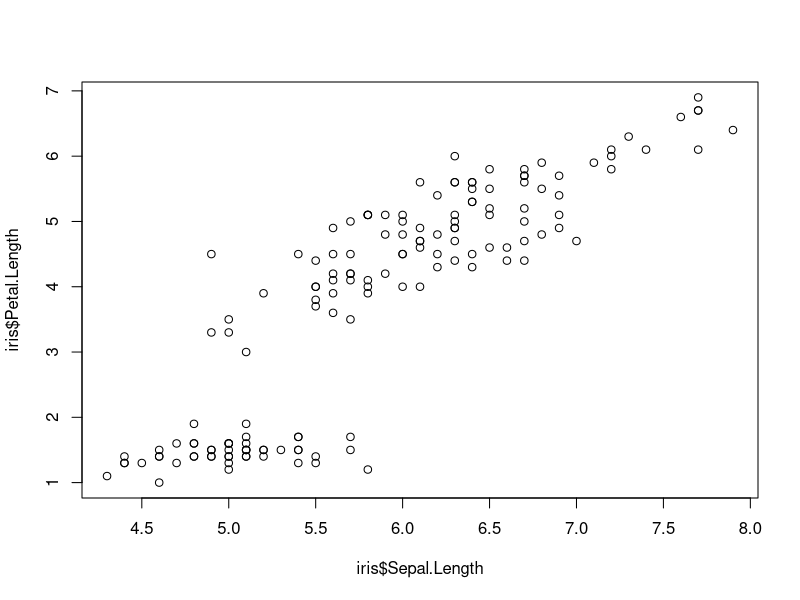
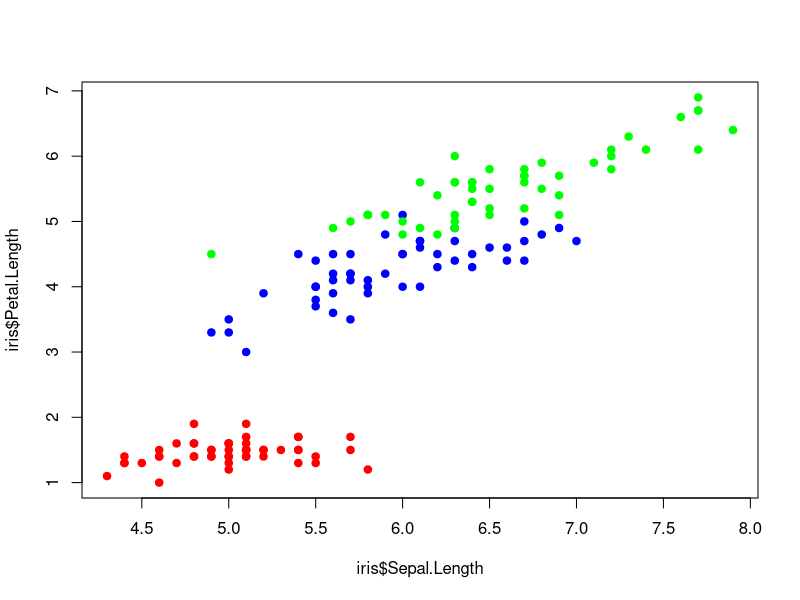
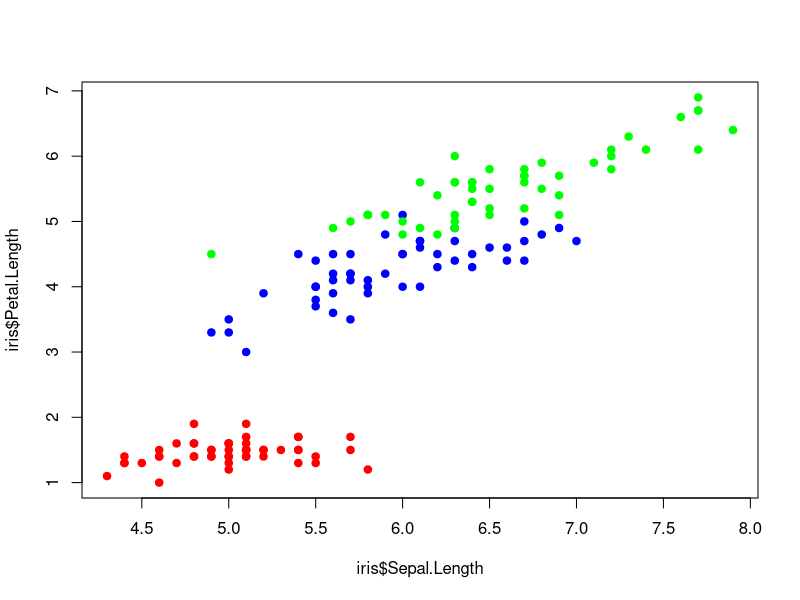
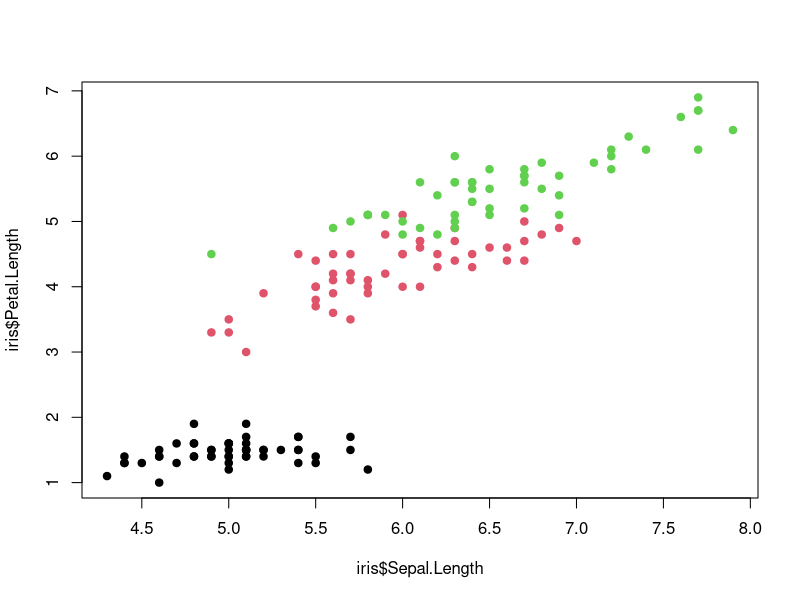
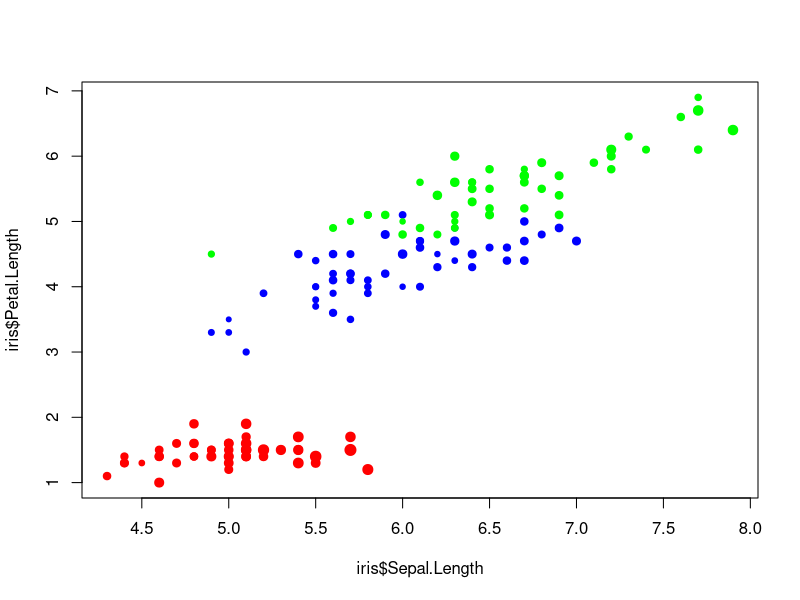
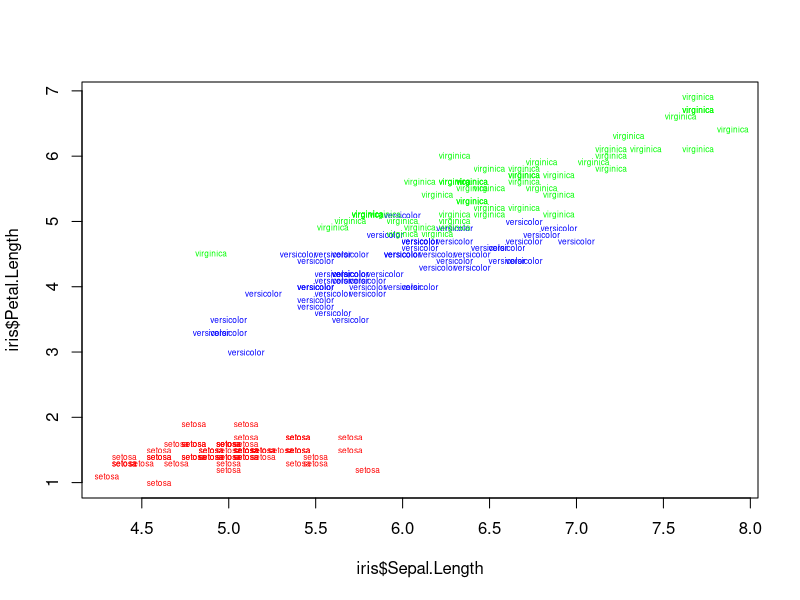
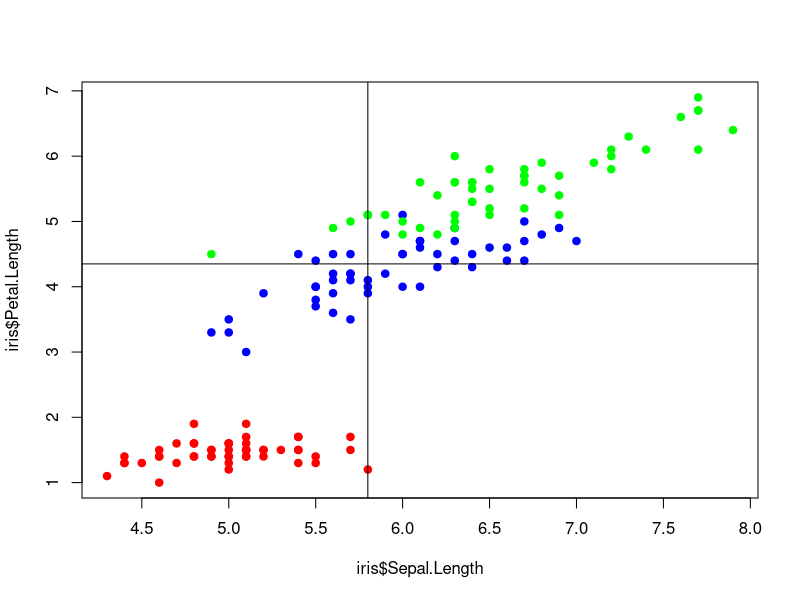
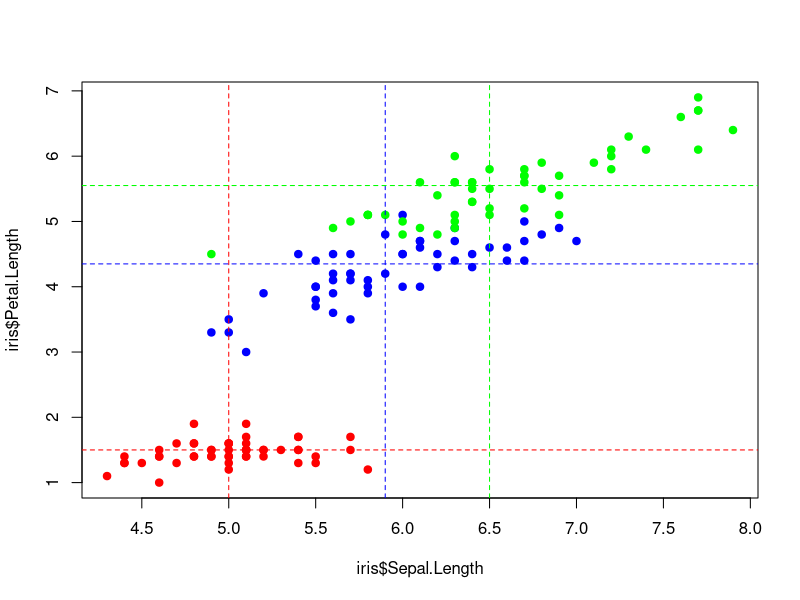

These charts were generated, in order, by the following R code:
# Excerpt From: Taylor Arnold and Lauren Tilton, _Humanities Data in R_ 
# Chapter 4 Supplemental Questions

# 51. Produce a scatter plot of sepal length versus petal length in the iris 
# dataset.

plot(iris$Sepal.Length, iris$Petal.Length)

# 52. Add color to the scatter plot of sepal length versus petal length to 
# distinguish the three iris species. Use solid dots to highlight the colors.

plot(iris$Sepal.Length, iris$Petal.Length, pch = 19,
     col = ifelse(iris$Species == "setosa", "red", 
                  ifelse(iris$Species == "versicolor", "blue", "green")))

# Alternative method 1

species <- unique(iris$Species)
colVals <- c("red", "blue", "green")
colors <- colVals[match(iris$Species, species)]
plot(iris$Sepal.Length, iris$Petal.Length, col = colors, pch = 19)

# Final, most simple alternative method.

plot(iris$Sepal.Length, iris$Petal.Length, col = iris$Species, pch = 19)

# 53. Using the previous plot as a starting point, change the size of the points 
# based on the sepal width. Hint: A good way to get nice sizes is to divide the 
# sepal width by the median width.

sizes <- iris$Sepal.Width/median(iris$Sepal.Width)
plot(iris$Sepal.Length, iris$Petal.Length, pch = 19,
     col = ifelse(iris$Species == "setosa", "red", 
                  ifelse(iris$Species == "versicolor", "blue", "green")),
     cex = sizes)

# 54. Change the plot to use the text of the species type instead of dots. You 
# can remove the sizing based on sepal width so that all of the text is of the 
# same size; however, it may help to make all the text points smaller than the 
# default to reduce overplotting.

plot(iris$Sepal.Length, iris$Petal.Length, 
     pch = 19,
     col = "white")
text(iris$Sepal.Length, iris$Petal.Length, iris$Species,
     col = ifelse(iris$Species == "setosa", "red", 
                  ifelse(iris$Species == "versicolor", "blue", "green")),
     cex = 0.5)

# 55. Add a vertical and horizontal median to the scatter plot of sepal length 
# versus petal length.

plot(iris$Sepal.Length,iris$Petal.Length, pch = 19,
     col = ifelse(iris$Species == "setosa", "red", 
                  ifelse(iris$Species == "versicolor", "blue", "green")))
abline(v = median(iris$Sepal.Length), h = median(iris$Petal.Length) )


# 56. Add by group vertical and horizontal medians to the scatter plot of sepal
# length versus petal length. There should be three vertical and three 
# horizontal lines. Color the lines and points based on species, and make the 
# lines dashed rather than solid.

plot(iris$Sepal.Length,iris$Petal.Length, pch = 19,
     col = ifelse(iris$Species == "setosa", "red", 
                  ifelse(iris$Species == "versicolor", "blue", "green")))

colVals <- c("red", "blue", "green")
vertVals <- tapply(iris$Sepal.Length, iris$Species, median)
horzVals <- tapply(iris$Petal.Length, iris$Species, median)
abline(v = vertVals, 
       col = colVals,
       lty = "dashed")
abline(h = horzVals, 
       col = colVals,
       lty = "dashed")

# 57. Reconstruct the scatter plot of sepal length versus petal length with 
# species colors. Add text to show the medians of the three groups. Test out 
# different sizes for the points and text to make nice looking plot.

species <- unique(iris$Species)
plot(iris$Sepal.Length,iris$Petal.Length, pch = 19,
     col = ifelse(iris$Species == "setosa", "red", 
                  ifelse(iris$Species == "versicolor", "blue", "green")))

colVals <- c("red", "blue", "green")
vertVals <- tapply(iris$Sepal.Length, iris$Species, median)
horzVals <- tapply(iris$Petal.Length, iris$Species, median)
text(vertVals, horzVals, species, cex = 1.5)

# 58. Construct a plot of petal length versus sepal width. The plot has two 
# large clusters of points (in the upper left and lower right) and one outlier 
# in the bottom left. Construct a coloring for these three groups. Produce a 
# side by side plot showing petal length versus sepal width next to sepal length 
# versus petal length. Use the new color scheme for both.

plot(iris$Petal.Length, iris$Sepal.Width)

groups = rep(2L,nrow(iris))
groups[iris$Petal.Length < 2] = 1L
groups[iris$Petal.Length < 2 & iris$Sepal.Width < 2.5] = 3L

par(mfrow = c(1, 2))
colVals <- c("red", "blue", "green")
plot(iris$Petal.Length, iris$Sepal.Width, col = colVals[groups], pch = 19)
plot(iris$Sepal.Length,iris$Petal.Length, col = colVals[groups], pch = 19)

# 59. Create a scatter plot matrix (pairs plot) from the four numerical 
# variables in the iris dataset. You should reduce the margins to fit the entire 
# plot on the screen but do not need to directly replicate all of the tweaks 
# from Sect. 4.6.

par(mfrow=c(4,4))
par(mar=c(1,1,1,1))
par(oma=c(2,2,2,2))
for (i in 1:4) {
  for (j in 1:4) {
    plot(iris[,i], iris[,j], pch=19, cex=0.5)
  }
}

# 60. Change the custom scatter plot matrix to have a histogram on the diagonal
# axis.

# added extra color
par(mfrow=c(4,4))
par(mar=c(1,1,1,1))
par(oma=c(2,2,2,2))
for (i in 1:4) {
  for (j in 1:4) {
    if (i != j) plot(iris[,i], iris[,j], pch=19, cex=0.5, 
                     col = ifelse(iris$Species == "setosa", "red", 
                      ifelse(iris$Species == "versicolor", "blue", "green")))
    if (i == j) hist(iris[,i], main="", col = "gray")
  }
}

# 61. Take the InsectRepelant dataset and produce a single line plot of the
# data. It will be easiest going forward to do this by (1) plotting the data 
# with a white color, and (2) making a single call to the lines function.

plot(InsectSprays$count, col = "white")
lines(InsectSprays$count)

# 62. The first row of the InsectRepelant dataset has a count of 10. Add to
# the plot a stack of solid points to represent this count between the 
# coordinates (1,1) and (1,10).

plot(InsectSprays$count, col = "white")

lines(InsectSprays$count)

points(rep(1, 10), 1:10, pch = 19)

# 63. Now, replicate this for every row of data on a plot. Do not include the 
# line as it will no longer be needed. You can do this in several ways, though 
# the most straightforward is as a loop over the rows of the dataset. Hint: You 
# may need to create a special case for the two rows with a count of zero.

plot(InsectSprays$count, col = "white")

for (i in 1:nrow(InsectSprays)) {
  thisCount = InsectSprays$count[i]
  if (thisCount > 0) points(rep(i, thisCount), 1:thisCount, pch = 19)
}

# 64. Duplicate the previous plot, but use the spray type as a text object (it 
# is a single letter between A and F) in place of the dots).

plot(InsectSprays$count, col = "white")

for (i in 1:nrow(InsectSprays)) {
  thisCount = InsectSprays$count[i]
  thisSpray = InsectSprays$spray[i]
  if (thisCount > 0) text(rep(i, thisCount), 1:thisCount, thisSpray)
}

# 65. Add vertical bars to separate the groups. Do not do this manually, but use
# vectors to plot all the lines at once.

plot(InsectSprays$count, col = "white")

for (i in 1:nrow(InsectSprays)) {
  thisCount = InsectSprays$count[i]
  thisSpray = InsectSprays$spray[i]
  if (thisCount > 0) text(rep(i, thisCount), 1:thisCount, thisSpray)
}

abline(v=seq(0.5,72.5,by=12))

# 66. Using dots again instead of letters replicate the plot such that one dot 
# represents three counts. Do not plot any remainder, so a count of 5 should 
# have only one dot. Hint: The floor function will be helpful; it removes the 
# fractional part of a number.

plot(floor(InsectSprays$count/3))

for (i in 1:nrow(InsectSprays)) {
  thisCount = floor(InsectSprays$count/3)[i]
  if (thisCount > 0) points(rep(i, thisCount), 1:thisCount, pch = 19)
}

# 67. Now, redo the plot such that the fractional part of the remainder is 
# represented by a smaller dot. So a remainder of 0.33 gets a dot with cex=0.33 
# and a remainder of 0.66 gets a dot with cex=0.66.

plot(floor(InsectSprays$count/3),col="white")

for (i in 1:nrow(InsectSprays)) {
  thisCount = floor(InsectSprays$count/3)[i]
  thisSpray = InsectSprays$spray[i]
  if (thisCount > 0) points(rep(i,thisCount), 1:thisCount, pch = 19)
  fracPart = (InsectSprays$count/3)[i] -
    floor(InsectSprays$count/3)[i]
  points(i,thisCount+1, pch = 19, cex = fracPart, col = "gray")
}

# 68. The object AirPassengers is a dataset which gives the number of 
# international airline passengers by month for 12 years of data. It is stored 
# by default in an atypical format but can be converted to a matrix easily:

ap <- matrix(as.numeric(AirPassengers), ncol = 12)
rownames(ap) <- month.abb
colnames(ap) <- 1949:1960

# Calculate the total flyers for each year, and then calculate the total number 
# of flyers over each month. Are there any noticeable patterns?

flyers_year <- apply(ap, 2, sum)
flyers_month <- apply(ap, 1, sum)

# 69. Construct a line plot of the number of fliers for 1949. Use custom axes to
# label the months.

plot(1:12, ap[,1], col = "white", axes = FALSE)
axis(2)
axis(1, at = 1:12, rownames(ap))
lines(1:12, ap[,1])

# 70. Construct a graphic with line plots for every year. Add a text label to 
# the data point for July to label the years. Hint: Use range(ap) to determine 
# the limits of the y-axis to capture all of the data

plot(1:12, ap[,1], col = "white", axes = FALSE, ylim = range(ap))
axis(2)
axis(1, at = 1:12, rownames(ap))
for (j in 1:nrow(ap))
  lines(1:12, ap[,j])
text(rep(7,12), ap[7,], colnames(ap))

# 71. Produce a scatter plot of the 1949 data against the 1950 data. Use text to
# label the points. Remember to offset the labels from the points.

plot(ap[,1], ap[,2], pch = 19, ylim = c(100, 180))
text(ap[,1], ap[,2] + 3, rownames(ap))

# 72. Produce a new dataset which shows the month percentage of flights for each
# year. In other words, each column should sum to 100. Save this as scaledAp.

perc_ap <- round(t(t(ap) / apply(ap, 2, sum) * 100), 2)

# 73. Create a new line chart showing these standardized values for each year 
# over the months.

perc_ap <- round(t(t(ap) / apply(ap, 2, sum) * 100), 2)

plot(1:12, perc_ap[,1], col = "white", axes = FALSE, ylim = c(0, 15))
axis(2)
axis(1, at = 1:12, rownames(perc_ap))
for (j in 1:nrow(perc_ap))
  lines(1:12, perc_ap[,j])
text(rep(7,12), perc_ap[7,], colnames(perc_ap), cex = 0.5)

# 74. Create an empty plot with x and y ranges from 1 to 12. Create a dot at 
# each coordinate (i, j) to represent the value in the 12 by 12 matrix ap. Use 
# relative sizes to show the value. Construct useful custom axes (use the option 
# las=2 to make the axes look nicer).

plot(0,0,xlim=c(1,12),ylim=c(1,12), col="white",
     axes=FALSE, main="", xlab="", ylab="")

box()
axis(1, at = 1:12, colnames(ap), las = 2)
axis(2, at = 1:12, rownames(ap), las = 2)

for (i in 1:12) {
  points(rep(i, 12), 1:12, cex = ap[,i]/mean(ap), pch = 19)
}

# 75. Recreate the plot using the scaledAp data. Color points blue if they are 
# less than 100/12 and red if they are greater than 100/12 (we use this cut-off 
# as it represents a typical month).

perc_ap <- round(t(t(ap) / apply(ap, 2, sum) * 100), 2)

plot(0,0,xlim=c(1,12),ylim=c(1,12), col="white",
     axes=FALSE, main="", xlab="", ylab="")

box()
axis(1, at = 1:12, colnames(perc_ap), las = 2)
axis(2, at = 1:12, rownames(perc_ap), las = 2)

cols = matrix("blue", nrow=12, ncol=12)
cols[perc_ap > 1/12 * 100] <- "red"

for (i in 1:12) {
  points(rep(i,12), 1:12, cex = perc_ap[,i] / mean(perc_ap),
         pch = 19, col = cols[,i])
}
